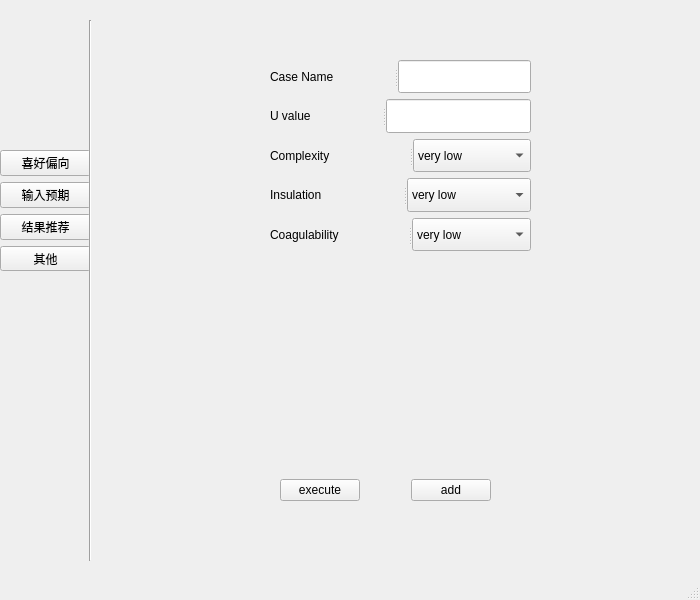
<?xml version="1.0" encoding="UTF-8"?>
<ui version="4.0">
 <class>MainWindow</class>
 <widget class="QMainWindow" name="MainWindow">
  <property name="geometry">
   <rect>
    <x>0</x>
    <y>0</y>
    <width>700</width>
    <height>600</height>
   </rect>
  </property>
  <property name="sizePolicy">
   <sizepolicy hsizetype="Fixed" vsizetype="Fixed">
    <horstretch>0</horstretch>
    <verstretch>0</verstretch>
   </sizepolicy>
  </property>
  <property name="acceptDrops">
   <bool>false</bool>
  </property>
  <property name="windowTitle">
   <string>MainWindow</string>
  </property>
  <widget class="QWidget" name="centralwidget">
   <widget class="QWidget" name="layoutWidget">
    <property name="geometry">
     <rect>
      <x>0</x>
      <y>150</y>
      <width>91</width>
      <height>121</height>
     </rect>
    </property>
    <layout class="QVBoxLayout" name="verticalLayout_2">
     <item>
      <widget class="QPushButton" name="pushButton_4">
       <property name="text">
        <string>喜好偏向</string>
       </property>
      </widget>
     </item>
     <item>
      <widget class="QPushButton" name="pushButton_2">
       <property name="text">
        <string>输入预期</string>
       </property>
      </widget>
     </item>
     <item>
      <widget class="QPushButton" name="pushButton">
       <property name="text">
        <string>结果推荐</string>
       </property>
      </widget>
     </item>
     <item>
      <widget class="QPushButton" name="pushButton_3">
       <property name="text">
        <string>其他</string>
       </property>
      </widget>
     </item>
    </layout>
   </widget>
   <widget class="QWidget" name="widget_top" native="true">
    <property name="geometry">
     <rect>
      <x>0</x>
      <y>0</y>
      <width>700</width>
      <height>20</height>
     </rect>
    </property>
    <property name="styleSheet">
     <string notr="true">QWidget#widget_top{background:rgb(0, 170, 255)}
color: rgb(0, 170, 255);</string>
    </property>
    <widget class="QWidget" name="verticalLayoutWidget_2">
     <property name="geometry">
      <rect>
       <x>0</x>
       <y>0</y>
       <width>2</width>
       <height>2</height>
      </rect>
     </property>
     <layout class="QVBoxLayout" name="verticalLayout_3">
      <property name="sizeConstraint">
       <enum>QLayout::SetFixedSize</enum>
      </property>
     </layout>
    </widget>
   </widget>
   <widget class="Line" name="v_line">
    <property name="geometry">
     <rect>
      <x>80</x>
      <y>20</y>
      <width>20</width>
      <height>541</height>
     </rect>
    </property>
    <property name="toolTip">
     <string>&lt;html&gt;&lt;head/&gt;&lt;body&gt;&lt;p&gt;&lt;br/&gt;&lt;/p&gt;&lt;/body&gt;&lt;/html&gt;</string>
    </property>
    <property name="styleSheet">
     <string notr="true">Qline#v_line{background:rgb(0, 170, 255)}
color: rgb(0, 170, 255);</string>
    </property>
    <property name="orientation">
     <enum>Qt::Vertical</enum>
    </property>
   </widget>
   <widget class="QStackedWidget" name="stackedWidget">
    <property name="geometry">
     <rect>
      <x>90</x>
      <y>40</y>
      <width>610</width>
      <height>520</height>
     </rect>
    </property>
    <property name="acceptDrops">
     <bool>true</bool>
    </property>
    <property name="autoFillBackground">
     <bool>false</bool>
    </property>
    <property name="currentIndex">
     <number>2</number>
    </property>
    <widget class="QWidget" name="page">
     <widget class="QLabel" name="label_5">
      <property name="geometry">
       <rect>
        <x>70</x>
        <y>20</y>
        <width>144</width>
        <height>16</height>
       </rect>
      </property>
      <property name="styleSheet">
       <string notr="true">font: 63 9pt &quot;Segoe UI Semibold&quot;;</string>
      </property>
      <property name="text">
       <string>&lt;html&gt;&lt;head/&gt;&lt;body&gt;&lt;p&gt;&lt;span style=&quot; font-size:11pt; font-weight:600; font-style:italic; color:#55aaff;&quot;&gt;Welcome to CBR programme&lt;/span&gt;&lt;/p&gt;&lt;/body&gt;&lt;/html&gt;</string>
      </property>
     </widget>
    </widget>
    <widget class="QWidget" name="page_3">
     <widget class="QWidget" name="formLayoutWidget_3">
      <property name="geometry">
       <rect>
        <x>70</x>
        <y>30</y>
        <width>521</width>
        <height>411</height>
       </rect>
      </property>
      <layout class="QFormLayout" name="formLayout_3">
       <property name="labelAlignment">
        <set>Qt::AlignCenter</set>
       </property>
       <property name="formAlignment">
        <set>Qt::AlignCenter</set>
       </property>
       <item row="0" column="0" colspan="2">
        <widget class="QLabel" name="label_8">
         <property name="styleSheet">
          <string notr="true">font: 63 9pt &quot;Segoe UI Semibold&quot;;</string>
         </property>
         <property name="text">
          <string>&lt;html&gt;&lt;head/&gt;&lt;body&gt;&lt;p&gt;Which of the following attributes do you think is the most important?&lt;/p&gt;&lt;/body&gt;&lt;/html&gt;</string>
         </property>
        </widget>
       </item>
       <item row="1" column="0">
        <widget class="QLabel" name="label_9">
         <property name="text">
          <string>U value</string>
         </property>
        </widget>
       </item>
       <item row="1" column="1">
        <widget class="QRadioButton" name="radioButton_2">
         <property name="text">
          <string>RadioButton</string>
         </property>
        </widget>
       </item>
       <item row="2" column="0">
        <widget class="QLabel" name="label_7">
         <property name="text">
          <string>Complexity</string>
         </property>
        </widget>
       </item>
       <item row="2" column="1">
        <widget class="QRadioButton" name="radioButton">
         <property name="text">
          <string>RadioButton</string>
         </property>
        </widget>
       </item>
       <item row="3" column="0">
        <widget class="QLabel" name="label_10">
         <property name="text">
          <string>Insulation</string>
         </property>
        </widget>
       </item>
       <item row="3" column="1">
        <widget class="QRadioButton" name="radioButton_3">
         <property name="text">
          <string>RadioButton</string>
         </property>
        </widget>
       </item>
       <item row="5" column="0">
        <widget class="QLabel" name="label_11">
         <property name="text">
          <string>Coagulability</string>
         </property>
        </widget>
       </item>
       <item row="5" column="1">
        <widget class="QRadioButton" name="radioButton_4">
         <property name="text">
          <string>RadioButton</string>
         </property>
        </widget>
       </item>
       <item row="7" column="0" colspan="2">
        <widget class="QLabel" name="label_12">
         <property name="styleSheet">
          <string notr="true">font: 63 9pt &quot;Segoe UI Semibold&quot;;</string>
         </property>
         <property name="text">
          <string>&lt;html&gt;&lt;head/&gt;&lt;body&gt;&lt;p&gt;Which of the following attributes do you think is the second important?&lt;/p&gt;&lt;/body&gt;&lt;/html&gt;</string>
         </property>
        </widget>
       </item>
       <item row="8" column="1">
        <widget class="QRadioButton" name="radioButton_5">
         <property name="text">
          <string>RadioButton</string>
         </property>
        </widget>
       </item>
       <item row="9" column="0">
        <widget class="QLabel" name="label_14">
         <property name="text">
          <string>Complexity</string>
         </property>
        </widget>
       </item>
       <item row="9" column="1">
        <widget class="QRadioButton" name="radioButton_6">
         <property name="text">
          <string>RadioButton</string>
         </property>
        </widget>
       </item>
       <item row="10" column="0">
        <widget class="QLabel" name="label_15">
         <property name="text">
          <string>Insulation</string>
         </property>
        </widget>
       </item>
       <item row="10" column="1">
        <widget class="QRadioButton" name="radioButton_7">
         <property name="text">
          <string>RadioButton</string>
         </property>
        </widget>
       </item>
       <item row="11" column="0">
        <widget class="QLabel" name="label_16">
         <property name="text">
          <string>Coagulability</string>
         </property>
        </widget>
       </item>
       <item row="11" column="1">
        <widget class="QRadioButton" name="radioButton_8">
         <property name="text">
          <string>RadioButton</string>
         </property>
        </widget>
       </item>
       <item row="12" column="0" colspan="2">
        <widget class="QLabel" name="label_17">
         <property name="styleSheet">
          <string notr="true">font: 63 9pt &quot;Segoe UI Semibold&quot;;</string>
         </property>
         <property name="text">
          <string>&lt;html&gt;&lt;head/&gt;&lt;body&gt;&lt;p&gt;Which of the following attributes do you think is the third important?&lt;/p&gt;&lt;/body&gt;&lt;/html&gt;</string>
         </property>
        </widget>
       </item>
       <item row="13" column="0">
        <widget class="QLabel" name="label_19">
         <property name="text">
          <string>U value</string>
         </property>
        </widget>
       </item>
       <item row="13" column="1">
        <widget class="QRadioButton" name="radioButton_11">
         <property name="text">
          <string>RadioButton</string>
         </property>
        </widget>
       </item>
       <item row="14" column="0">
        <widget class="QLabel" name="label_20">
         <property name="text">
          <string>Complexity</string>
         </property>
        </widget>
       </item>
       <item row="14" column="1">
        <widget class="QRadioButton" name="radioButton_10">
         <property name="text">
          <string>RadioButton</string>
         </property>
        </widget>
       </item>
       <item row="15" column="0">
        <widget class="QLabel" name="label_18">
         <property name="text">
          <string>Insulation</string>
         </property>
        </widget>
       </item>
       <item row="15" column="1">
        <widget class="QRadioButton" name="radioButton_9">
         <property name="text">
          <string>RadioButton</string>
         </property>
        </widget>
       </item>
       <item row="16" column="0">
        <widget class="QLabel" name="label_23">
         <property name="text">
          <string>Coagulability</string>
         </property>
        </widget>
       </item>
       <item row="16" column="1">
        <widget class="QRadioButton" name="radioButton_12">
         <property name="text">
          <string>RadioButton</string>
         </property>
        </widget>
       </item>
       <item row="8" column="0">
        <widget class="QLabel" name="label_13">
         <property name="text">
          <string>U value</string>
         </property>
        </widget>
       </item>
      </layout>
     </widget>
    </widget>
    <widget class="QWidget" name="page_2">
     <widget class="QWidget" name="horizontalLayoutWidget">
      <property name="geometry">
       <rect>
        <x>190</x>
        <y>430</y>
        <width>211</width>
        <height>41</height>
       </rect>
      </property>
      <layout class="QHBoxLayout" name="horizontalLayout">
       <item>
        <widget class="QPushButton" name="pushButton_6">
         <property name="text">
          <string>execute</string>
         </property>
        </widget>
       </item>
       <item>
        <spacer name="horizontalSpacer">
         <property name="orientation">
          <enum>Qt::Horizontal</enum>
         </property>
         <property name="sizeType">
          <enum>QSizePolicy::Expanding</enum>
         </property>
         <property name="sizeHint" stdset="0">
          <size>
           <width>40</width>
           <height>20</height>
          </size>
         </property>
        </spacer>
       </item>
       <item>
        <widget class="QPushButton" name="pushButton_5">
         <property name="text">
          <string>add</string>
         </property>
        </widget>
       </item>
      </layout>
     </widget>
     <widget class="QWidget" name="layoutWidget">
      <property name="geometry">
       <rect>
        <x>180</x>
        <y>20</y>
        <width>261</width>
        <height>191</height>
       </rect>
      </property>
      <layout class="QVBoxLayout" name="verticalLayout">
       <item>
        <widget class="QSplitter" name="splitter">
         <property name="orientation">
          <enum>Qt::Horizontal</enum>
         </property>
         <widget class="QLabel" name="label">
          <property name="text">
           <string>Case Name           </string>
          </property>
         </widget>
         <widget class="QLineEdit" name="lineEdit"/>
        </widget>
       </item>
       <item>
        <widget class="QSplitter" name="splitter_2">
         <property name="orientation">
          <enum>Qt::Horizontal</enum>
         </property>
         <widget class="QLabel" name="label_2">
          <property name="text">
           <string>U value             </string>
          </property>
         </widget>
         <widget class="QLineEdit" name="lineEdit_3"/>
        </widget>
       </item>
       <item>
        <widget class="QSplitter" name="splitter_3">
         <property name="orientation">
          <enum>Qt::Horizontal</enum>
         </property>
         <widget class="QLabel" name="label_24">
          <property name="text">
           <string>Complexity          </string>
          </property>
         </widget>
         <widget class="QComboBox" name="comboBox_2">
          <item>
           <property name="text">
            <string>very low</string>
           </property>
          </item>
          <item>
           <property name="text">
            <string>low</string>
           </property>
          </item>
          <item>
           <property name="text">
            <string>medium</string>
           </property>
          </item>
          <item>
           <property name="text">
            <string>high</string>
           </property>
          </item>
          <item>
           <property name="text">
            <string>very high</string>
           </property>
          </item>
         </widget>
        </widget>
       </item>
       <item>
        <widget class="QSplitter" name="splitter_4">
         <property name="orientation">
          <enum>Qt::Horizontal</enum>
         </property>
         <widget class="QLabel" name="label_21">
          <property name="text">
           <string>Insulation          </string>
          </property>
         </widget>
         <widget class="QComboBox" name="comboBox_1">
          <item>
           <property name="text">
            <string>very low</string>
           </property>
          </item>
          <item>
           <property name="text">
            <string>low</string>
           </property>
          </item>
          <item>
           <property name="text">
            <string>medium</string>
           </property>
          </item>
          <item>
           <property name="text">
            <string>high</string>
           </property>
          </item>
          <item>
           <property name="text">
            <string>very high</string>
           </property>
          </item>
         </widget>
        </widget>
       </item>
       <item>
        <widget class="QSplitter" name="splitter_5">
         <property name="orientation">
          <enum>Qt::Horizontal</enum>
         </property>
         <widget class="QLabel" name="label_22">
          <property name="text">
           <string>Coagulability       </string>
          </property>
         </widget>
         <widget class="QComboBox" name="comboBox_3">
          <item>
           <property name="text">
            <string>very low</string>
           </property>
          </item>
          <item>
           <property name="text">
            <string>low</string>
           </property>
          </item>
          <item>
           <property name="text">
            <string>medium</string>
           </property>
          </item>
          <item>
           <property name="text">
            <string>high</string>
           </property>
          </item>
          <item>
           <property name="text">
            <string>very high</string>
           </property>
          </item>
         </widget>
        </widget>
       </item>
      </layout>
     </widget>
    </widget>
    <widget class="QWidget" name="page_4">
     <widget class="QListView" name="listView">
      <property name="geometry">
       <rect>
        <x>80</x>
        <y>50</y>
        <width>421</width>
        <height>371</height>
       </rect>
      </property>
     </widget>
    </widget>
   </widget>
  </widget>
  <widget class="QMenuBar" name="menubar">
   <property name="geometry">
    <rect>
     <x>0</x>
     <y>0</y>
     <width>700</width>
     <height>18</height>
    </rect>
   </property>
  </widget>
  <widget class="QStatusBar" name="statusbar"/>
 </widget>
 <resources/>
 <connections/>
</ui>
